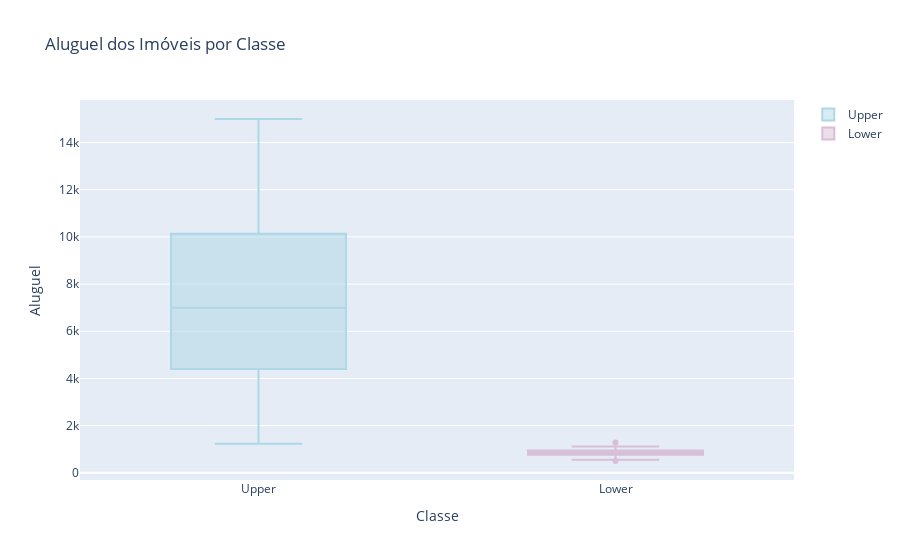

This figure's notebook cell:
### Markdown cell above
Pronto, agora podemos comparar os imóveis! Primeiro, vamos checar o quão distantes são os valores de aluguel: checar como os aluguéis destes bairros estão distantes :

### Code cell
import plotly.graph_objects as go
top_aptos["class"] = "Upper"
bottom_aptos["class"] = "Lower"

fig = go.Figure()

fig.add_trace (go.Box(
    x= top_aptos['class'],
    y= top_aptos["rent"],
    name="Upper",
    boxpoints="outliers",
    marker_color = "lightblue"
))

fig.add_trace(go.Box(
    x=bottom_aptos["class"],
    y= bottom_aptos["rent"],
    name="Lower",
    boxpoints="outliers",
    marker_color = "thistle"
))

fig.update_layout(
    xaxis= dict (title ="Classe"),
    yaxis = dict (title = "Aluguel"),
    title = "Aluguel dos Imóveis por Classe",
    showlegend= True
)

fig.show()

### Figure 1 — Plotly figure (JSON) as saved in the notebook; plotly's stock layout.template omitted (floating-point values rounded to 4 significant figures; data arrays with more than 128 entries replaced by an {"elided": "..."} marker saying what was removed)
{"data": [{"boxpoints": "outliers", "marker": {"color": "lightblue"}, "name": "Upper", "type": "box", "x": {"elided": "409 str values"}, "y": {"elided": "409 int values"}}, {"boxpoints": "outliers", "marker": {"color": "thistle"}, "name": "Lower", "type": "box", "x": ["Lower", "Lower", "Lower", "Lower", "Lower", "Lower", "Lower", "Lower", "Lower", "Lower", "Lower", "Lower", "Lower", "Lower", "Lower", "Lower", "Lower", "Lower", "Lower", "Lower", "Lower", "Lower", "Lower", "Lower", "Lower", "Lower", "Lower", "Lower", "Lower", "Lower", "Lower", "Lower", "Lower", "Lower", "Lower", "Lower", "Lower", "Lower", "Lower", "Lower", "Lower", "Lower", "Lower", "Lower", "Lower", "Lower", "Lower", "Lower", "Lower", "Lower", "Lower", "Lower", "Lower", "Lower", "Lower", "Lower", "Lower", "Lower", "Lower", "Lower", "Lower", "Lower", "Lower", "Lower", "Lower", "Lower", "Lower", "Lower", "Lower", "Lower", "Lower", "Lower", "Lower", "Lower", "Lower"], "y": [850, 791, 800, 882, 740, 980, 660, 790, 813, 835, 1000, 950, 950, 950, 900, 950, 750, 900, 699, 870, 650, 965, 850, 567, 1035, 690, 770, 950, 940, 885, 1100, 740, 840, 610, 866, 810, 980, 850, 779, 900, 500, 850, 950, 750, 900, 841, 900, 1000, 1100, 850, 552, 600, 874, 813, 1282, 900, 930, 950, 759, 629, 770, 860, 805, 900, 900, 871, 870, 1000, 1120, 770, 700, 950, 800, 700, 630]}], "layout": {"showlegend": true, "title": {"text": "Aluguel dos Imóveis por Classe"}, "xaxis": {"title": {"text": "Classe"}}, "yaxis": {"title": {"text": "Aluguel"}}}}
